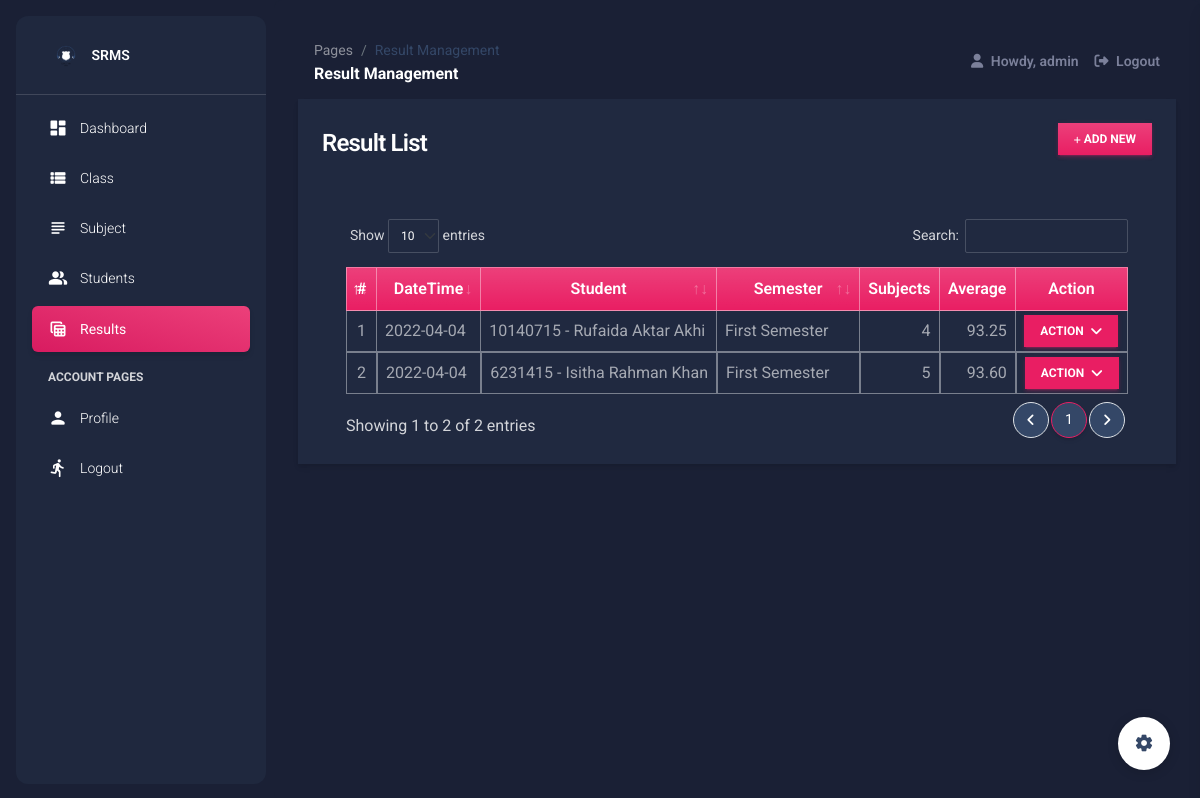
The page /result (signed in) on the database its author committed.
### srmsApp/models.py (models this page shows, shortened)
class Result(models.Model):
    student = models.ForeignKey(Student, on_delete=models.CASCADE)
    semester = models.CharField(max_length=250,blank=True)
    date_created = models.DateTimeField(default=timezone.now)
    date_updated = models.DateTimeField(auto_now=True)
    def countSubjects(self):
        try:
            resultCount = Student_Subject_Result.objects.filter(result = self).count()
        except:
            resultCount = 0
        return resultCount
    def average(self):
        try:
            resultCount = Student_Subject_Result.objects.filter(result = self).count()
            results = Student_Subject_Result.objects.filter(result = self).aggregate(Sum('grade'))['grade__sum']
            if not results is None:
                average = results / resultCount
        except Exception as err:
            print(err)
            average = 0
        return average

class Student(models.Model):
    classI = models.ForeignKey(Class, on_delete= models.CASCADE)
    student_id = models.CharField(max_length=250)
    first_name = models.CharField(max_length=250)
    middle_name = models.CharField(max_length=250, blank= True, null=True)
    last_name = models.CharField(max_length=250)
    gender = models.CharField(max_length=20, choices=(('Male','Male'),('Female','Female')), default = 1)
    status = models.CharField(max_length=2, choices=(('1','Active'),('2','Inactive')), default = 1)
    date_created = models.DateTimeField(default=timezone.now)
    date_updated = models.DateTimeField(auto_now=True)
    def __str__(self):
        return str(self.student_id + " - " + self.first_name + " " + (str(self.middle_name + " " + self.last_name)  if self.middle_name != '' else self.last_name ))

### srmsApp/views.py (the view)
# urls.py: path('result', views.result_mgt,name="result-page"),
@login_required
def result_mgt(request):
    context['page'] = 'result_mgt'
    context['page_title'] = 'Result Management'
    results =models.Result.objects.all()
    context['results'] = results
    return render(request,'result_mgt.html',context)

### srmsApp/forms.py (shortened to what this page needs)
class UpdateProfile(UserChangeForm):
    username = forms.CharField(max_length=250,help_text="The Username field is required.")
    email = forms.EmailField(max_length=250,help_text="The Email field is required.")
    first_name = forms.CharField(max_length=250,help_text="The First Name field is required.")
    last_name = forms.CharField(max_length=250,help_text="The Last Name field is required.")
    current_password = forms.CharField(max_length=250)
    class Meta:
        model = User
        fields = ('email', 'username','first_name', 'last_name')

### srmsApp/templates/result_mgt.html (shortened to what this page needs)
{% extends 'layouts/base.html' %} {% load humanize %} {% block content %}
<div class="container-fluid">
    <div class="col-lg-12 col-md-12 col-sm-12 col-xs-12">
        <div class="card card-default rounded-0 shadow ">
            <div class="card-header">
                <div class="d-flex w-100 align-items-center justify-content-between">
                    <h4 class="card-title fw-bold">Result List</h4>
                    <div class="tools">
                        <button type="button" class="btn btn-primary rounded-0 bg-gradient btn-sm" id='add_new'><i class="fa fa-plus"></i> Add New</button>
                    </div>
                </div>
            </div>
            <div class="card-body">
                <div class="container-fluid">
                    <table class="table table-bordered" id="result-list">
                        <colgroup>
                            <col width="5%">
                            <col width="15%">
                            <col width="25%">
                            <col width="25%">
                            <col width="10%">
                            <col width="10%">
                            <col width="10%">
                        </colgroup>
                        <thead>
                            <tr class="bg-gradient bg-primary bg-opacity-50 text-light">
                                <th class="px-2 py-2 text-center">#</th>
                                <th class="px-2 py-2 text-center">DateTime</th>
                                <th class="px-2 py-2 text-center">Student</th>
                                <th class="px-2 py-2 text-center">Semester</th>
                                <th class="px-2 py-2 text-center">Subjects</th>
                                <th class="px-2 py-2 text-center">Average</th>
                                <th class="px-2 py-2 text-center">Action</th>
                            </tr>
                        </thead>
                        <tbody>
                            {% for result in results %}
                            <tr>
                                <td class="px-2 py-1 align-middle text-center">{{ forloop.counter }}</td>
                                <td class="px-2 py-1 align-middle">{{ result.date_created|date:"Y-m-d" }}</td>
                                <td class="px-2 py-1 align-middle">{{ result.student }}</td>
                                <td class="px-2 py-1 align-middle">{{ result.semester }}</td>
                                <td class="px-2 py-1 align-middle text-end">{{ result.countSubjects|intcomma }}</td>
                                <td class="px-2 py-1 align-middle text-end">{{ result.average|floatformat:2|intcomma }}</td>
                                <td class="px-2 py-1 align-middle text-center">
                                    <div class="dropdown">
                                        <button class="btn btn-primary btn-sm mb-0 rounded-0 dropdown-toggle" type="button" id="actionBtn-{{ result.pk }}" data-bs-toggle="dropdown" aria-expanded="false">
                                        Action
                                        </button>
                                    </div>
                                </td>
                            </tr>
                            {% endfor %}
                        </tbody>
                    </table>
                </div>
            </div>
        </div>
    </div>
</div>
{% endblock content %}

### srmsApp/templates/includes/navigation.html (shortened to what this page needs)
    <nav class="navbar navbar-main navbar-expand-lg px-0 mx-4 shadow-none border-radius-xl position-sticky mt-4 top-1 z-index-sticky" id="navbarBlur" navbar-scroll="true">
      <div class="container-fluid py-1 px-3">
        <nav aria-label="breadcrumb">
          <ol class="breadcrumb bg-transparent mb-0 pb-0 pt-1 px-0 me-sm-6 me-5">
            <li class="breadcrumb-item text-sm"><a class="opacity-5 text-dark" href="javascript:;">Pages</a></li>
            <li class="breadcrumb-item text-sm text-dark active" aria-current="page">{{ page_title }}</li>
          </ol>
          <h6 class="font-weight-bolder mb-0">{{ page_title }}</h6>
        </nav>
        <div class="collapse navbar-collapse mt-sm-0 mt-2 me-md-0 me-sm-4" id="navbar">
          <ul class="navbar-nav  justify-content-end">
            <li class="nav-item d-flex align-items-center">
              <a href="" class="nav-link text-body font-weight-bold px-3">
                <i class="fa fa-user me-sm-1"></i>
                  Howdy, {{ user.username }}
              </a>
            </li>
            <li class="nav-item d-flex align-items-center">
              <a href="{% url 'logout' %}" class="nav-link text-body font-weight-bold px-0">
                <i class="fa fa-sign-out me-sm-1"></i>
                <span class="d-sm-inline d-none">Logout</span>
              </a>
            </li>
          </ul>
        </div>
      </div>
    </nav>

### static/default/css/style.css (style rules this page uses)
html, body { height: 100%; width: 100%; max-height: 100%; overflow: auto; display: flex; flex-direction: column; }
.dark-version .table tbody tr:last-child td { border-width: 1px !important; }

### rows shown on the page
Result: date_created "2022-04-04", student "10140715 - Rufaida Aktar Akhi", semester "First Semester", countSubjects "4", average "93.25"
Result: date_created "2022-04-04", student "6231415 - Isitha Rahman Khan", semester "First Semester", countSubjects "5", average "93.60"

### other values the page prints
{{ short_name }} "SRMS"
{{ page_title }} "Result Management"
{{ user.username }} "admin"
